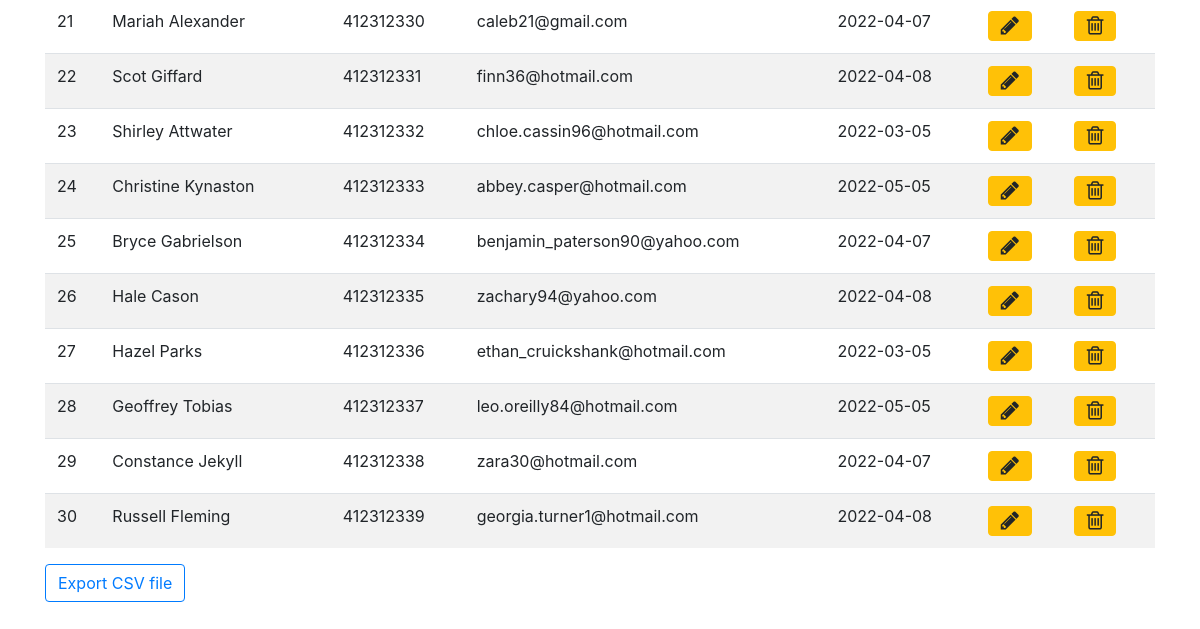
/users.php (lower part), run on an earlier commit of the app's database.
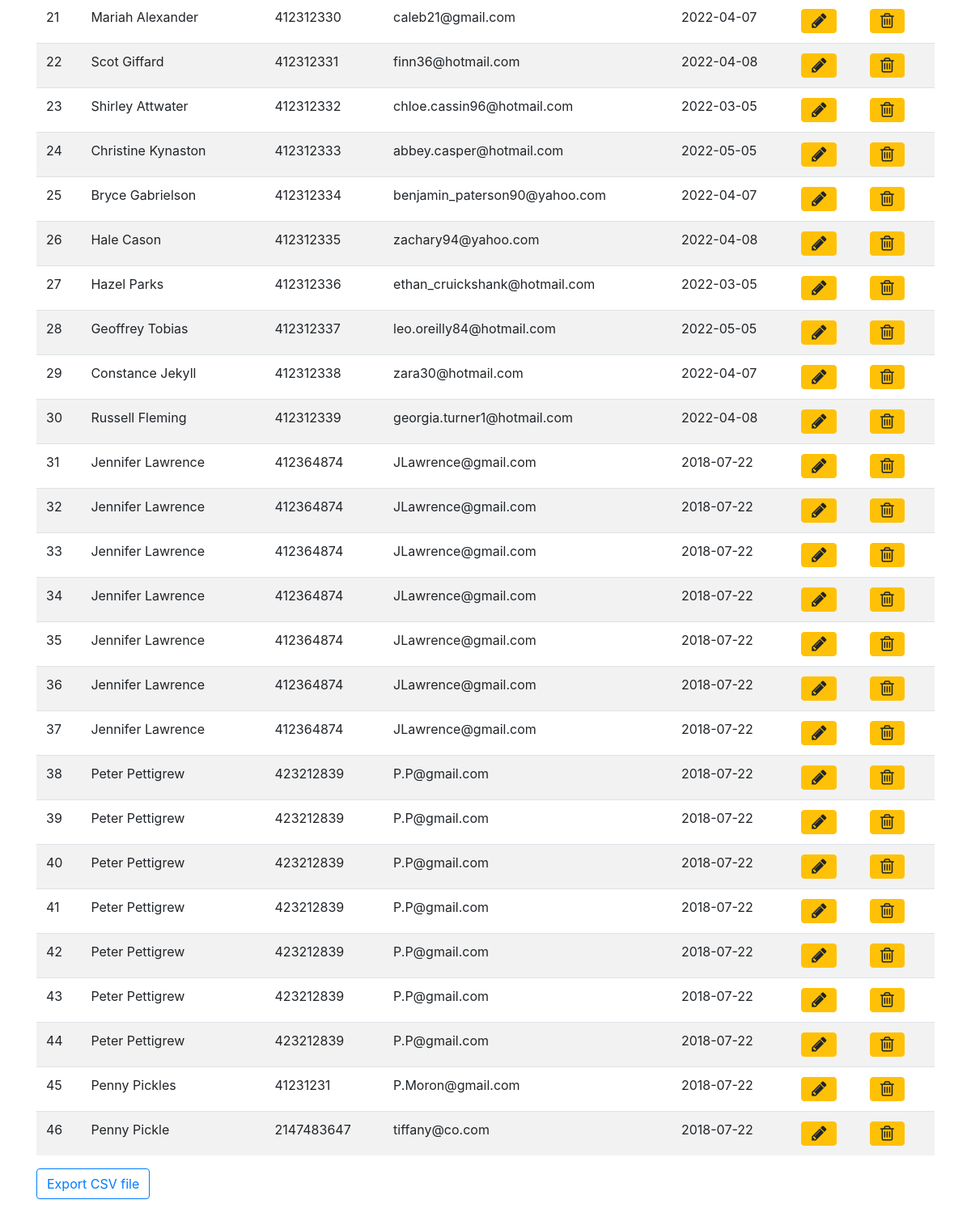
And on a later commit of the database.
### tables this page shows
CREATE TABLE `members` (
  `MemberID` int(10) NOT NULL,
  `FirstName` varchar(30) NOT NULL,
  `LastName` varchar(30) NOT NULL,
  `JoinDate` date NOT NULL,
  `Email` varchar(100) NOT NULL,
  `Address` varchar(100) NOT NULL,
  `PhoneNum` int(10) NOT NULL
);

### users.php (the view, shortened to what this page needs)
<head>
	<link rel="stylesheet" href="https://cdn.jsdelivr.net/npm/bootstrap@4.3.1/dist/css/bootstrap.min.css">
	<link rel="stylesheet" href="https://cdn.datatables.net/1.11.5/css/dataTables.bootstrap5.min.css">
	<link href="https://maxcdn.bootstrapcdn.com/font-awesome/4.7.0/css/font-awesome.min.css" rel="stylesheet"/>
</head>
<body>
<div class="container">
	<div class="row" style="padding-top:1%;">
		<div class="col-md-12">
			<h3> Users page <h3>
			<table id="example" class="table table-striped" style="width:100%" >
				<tbody>
				<?php
					$conn = new mysqli('localhost', 'root', '', 'gtg');
					$sql = "SELECT MemberID, FirstName, LastName, PhoneNum, JoinDate, Email FROM members";
					$result = $conn->query($sql);
					if ($result->num_rows > 0) {
					  while($row = $result->fetch_assoc())
					  {
						echo "<tr><td>" .$row["MemberID"]. "</td>" .
							 "<td>" . $row["FirstName"].' '.$row["LastName"]. "</td>" .
							 "<td>" .$row["PhoneNum"]. "</td>" .
							 "<td>" .$row["Email"]. "</td>" .
							 "<td>" .$row["JoinDate"]. "</td>" .
							 "<td> <button  class='btn btn-warning'> <i class='fa fa-pencil fa-lg'></i></button></td>
							 <td> <button  class='btn btn-warning'> <i class='fa fa-trash-o fa-lg'></i></button></td></tr>";
					  }
					}
				?>
				</tbody>
			</table>
		</div>
        <form method = "post" class="col-md-6" action = "export_members.php">
            <input type = "submit" name = "export" value = "Export CSV file" class="btn btn-outline-primary"/>
        </form>
	</div>
	<div class="row" style="padding-top:1%;">
	</div>
</div>
</body>

What changed in the data, as far as the page shows it:
added members: MemberID "31", FirstName "Jennifer", LastName "Lawrence", PhoneNum "412364874", Email "JLawrence@gmail.com", JoinDate "2018-07-22"
added members: MemberID "32", FirstName "Jennifer", LastName "Lawrence", PhoneNum "412364874", Email "JLawrence@gmail.com", JoinDate "2018-07-22"
added members: MemberID "33", FirstName "Jennifer", LastName "Lawrence", PhoneNum "412364874", Email "JLawrence@gmail.com", JoinDate "2018-07-22"
added members: MemberID "34", FirstName "Jennifer", LastName "Lawrence", PhoneNum "412364874", Email "JLawrence@gmail.com", JoinDate "2018-07-22"
added members: MemberID "35", FirstName "Jennifer", LastName "Lawrence", PhoneNum "412364874", Email "JLawrence@gmail.com", JoinDate "2018-07-22"
added members: MemberID "36", FirstName "Jennifer", LastName "Lawrence", PhoneNum "412364874", Email "JLawrence@gmail.com", JoinDate "2018-07-22"
added members: MemberID "37", FirstName "Jennifer", LastName "Lawrence", PhoneNum "412364874", Email "JLawrence@gmail.com", JoinDate "2018-07-22"
added members: MemberID "38", FirstName "Peter", LastName "Pettigrew", PhoneNum "423212839", Email "P.P@gmail.com", JoinDate "2018-07-22"
added members: MemberID "39", FirstName "Peter", LastName "Pettigrew", PhoneNum "423212839", Email "P.P@gmail.com", JoinDate "2018-07-22"
added members: MemberID "40", FirstName "Peter", LastName "Pettigrew", PhoneNum "423212839", Email "P.P@gmail.com", JoinDate "2018-07-22"
added members: MemberID "41", FirstName "Peter", LastName "Pettigrew", PhoneNum "423212839", Email "P.P@gmail.com", JoinDate "2018-07-22"
added members: MemberID "42", FirstName "Peter", LastName "Pettigrew", PhoneNum "423212839", Email "P.P@gmail.com", JoinDate "2018-07-22"
added members: MemberID "43", FirstName "Peter", LastName "Pettigrew", PhoneNum "423212839", Email "P.P@gmail.com", JoinDate "2018-07-22"
added members: MemberID "44", FirstName "Peter", LastName "Pettigrew", PhoneNum "423212839", Email "P.P@gmail.com", JoinDate "2018-07-22"
added members: MemberID "45", FirstName "Penny", LastName "Pickles", PhoneNum "41231231", Email "P.Moron@gmail.com", JoinDate "2018-07-22"
added members: MemberID "46", FirstName "Penny", LastName "Pickle", PhoneNum "2147483647", Email "tiffany@co.com", JoinDate "2018-07-22"
